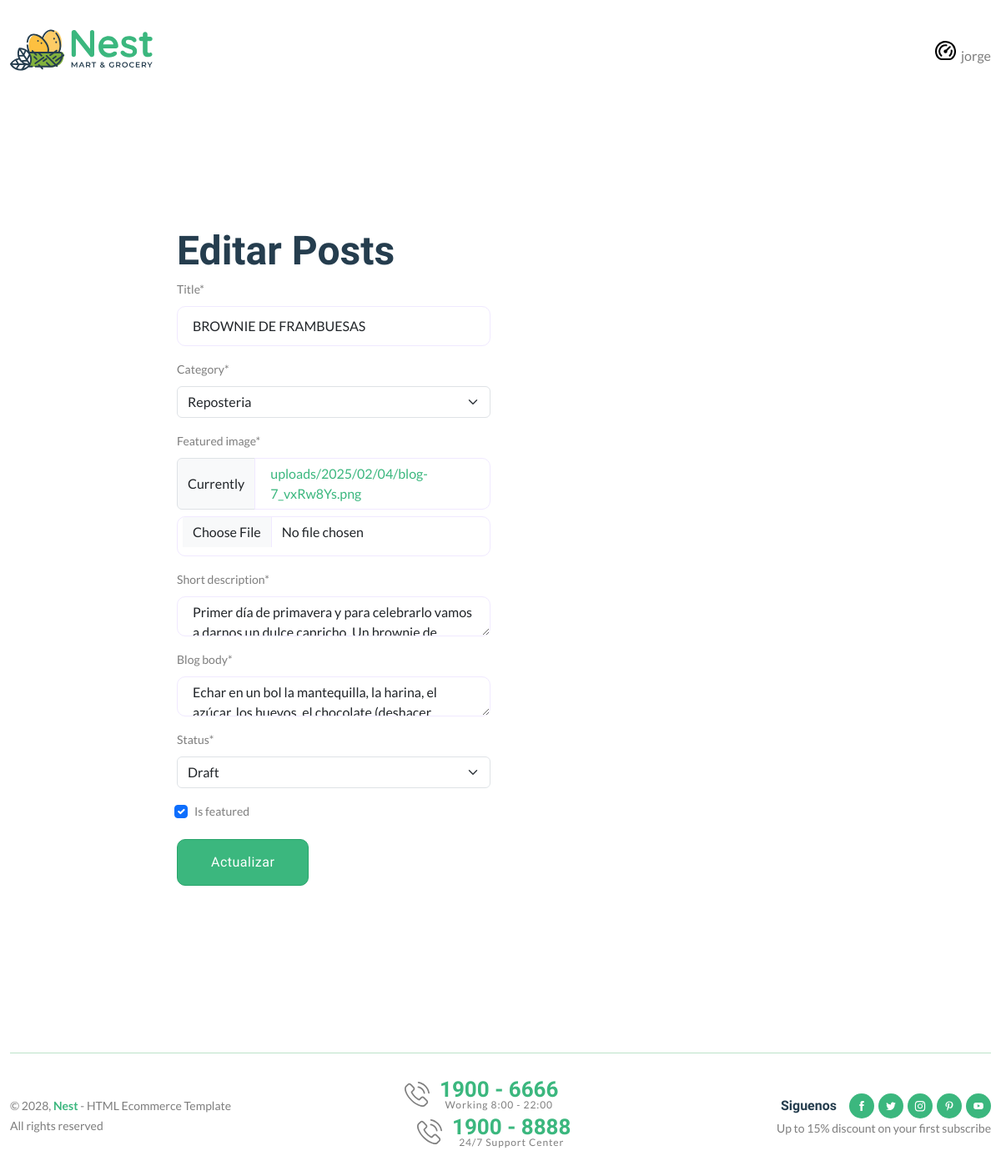
Before: /dashboard/posts/edit/3/ (signed in) with the older database file.
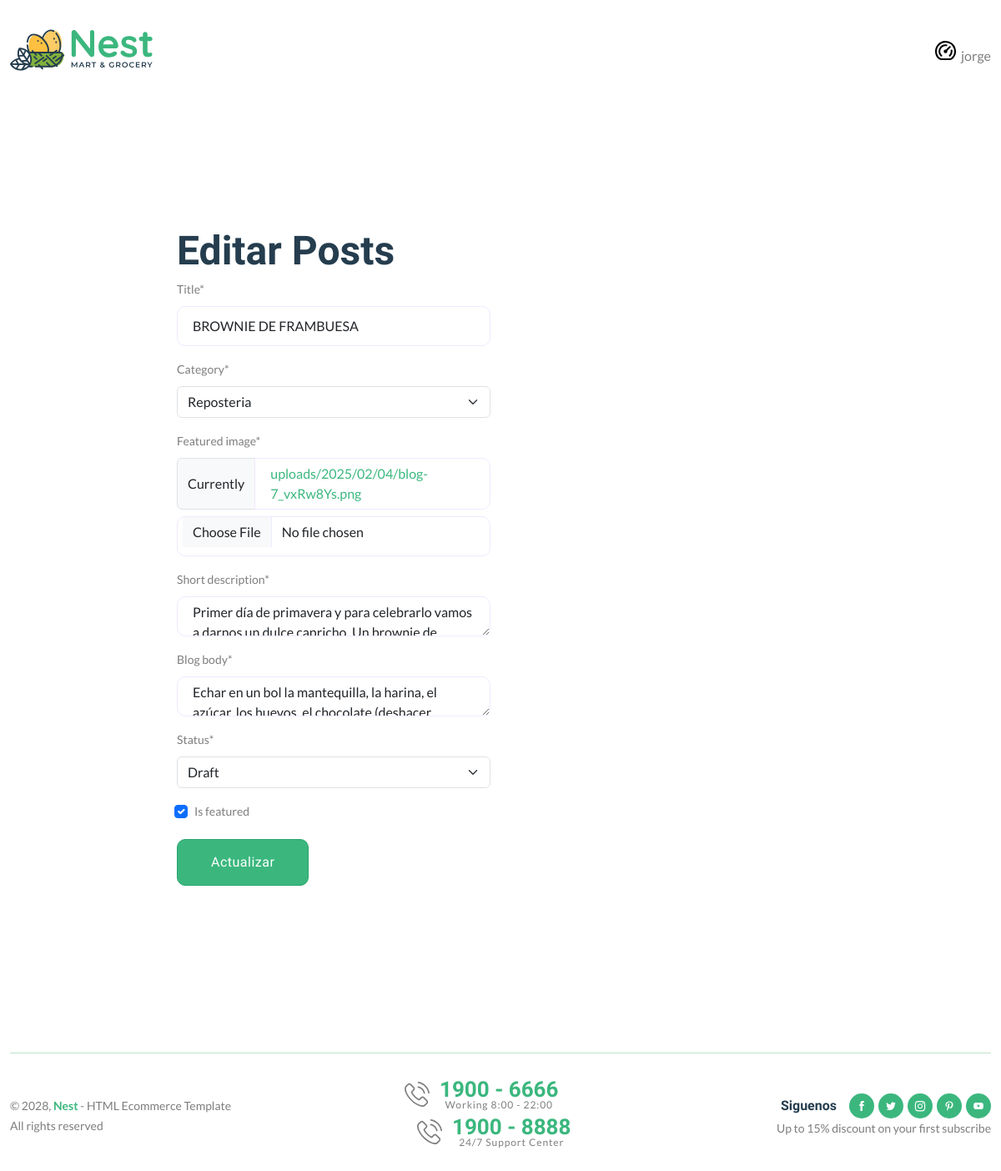
After: the same page with the newer database file.
### blogs/models.py (models this page shows, shortened)
class Blog(models.Model):
    title = models.CharField(max_length=100)
    slug = models.SlugField(max_length=150,unique=True, blank=True)
    category = models.ForeignKey(Categorias, on_delete=models.CASCADE)
    author = models.ForeignKey(User, on_delete=models.CASCADE)
    featured_image = models.ImageField(upload_to='uploads/%Y/%m/%d')
    short_description = models.TextField(max_length=500)
    blog_body = models.TextField(max_length=2000)
    status = models.TextField(max_length=20,choices=STATUS_CHOICES, default="Draft")
    is_featured = models.BooleanField(default=False)
    created_at = models.DateTimeField(auto_now_add=True)
    update_at = models.DateTimeField(auto_now=True)

### dashboards/views.py (the view, shortened to what this page needs)
# urls.py: path('posts/edit/<int:pk>/', views.edit_posts, name='edit_posts'),
@login_required
def edit_posts(request, pk):
    post = get_object_or_404(Blog, pk=pk)
    form = BlogPostForm(instance=post)
    context = {
        'form': form,
        'post': post,
    }
    return render(request, 'dashboard/edit_posts.html', context)

### dashboards/forms.py
class BlogPostForm(forms.ModelForm):
    class Meta:
        model = Blog
        fields = ('title','category', 'featured_image','short_description','blog_body','status','is_featured')

### blogs/context_processor.py (called while the page is built)
def get_categories(request):
    categories = Categorias.objects.all()
    return dict(categories=categories)

### blogs/models.py (called while the page is built)
    def __str__(self):
        return self.category_name

### templates/dashboard/edit_posts.html (shortened to what this page needs)
{% extends 'base.html' %}
{% load static %}
{% block content %}
{% load crispy_forms_tags %}
<main class="main">
    <div class="page-content pt-150 pb-150">
        <div class="container">
            <div class="row">
                <div class="col-xl-8 col-lg-10 col-md-12 m-auto">
                    <div class="row">
                        <div class="col-lg-6 col-md-8">
                            <div class="login_wrap widget-taber-content background-white">
                                <div class="padding_eight_all bg-white">
                                    <div class="heading_s1">
                                        <h1 class="mb-5">Editar Posts</h1>
                                    </div>
                                    <form action="{% url 'edit_posts' post.id %}" method="post" enctype="multipart/form-data">
                                        {{ form | crispy }}
                                        <div class="login_footer form-group mb-50">
                                            <button type="submit" class="btn btn-fill-out btn-block hover-up font-weight-bold" name="Register">Actualizar</button>
                                        </div>
                                    </form>
                                </div>
                            </div>
                        </div>
                    </div>
                </div>
            </div>
        </div>
    </div>
</main>
{% endblock %}

Changed rows visible on the page:
changed Blog "Reposteria": title "BROWNIE DE FRAMBUESAS" → "BROWNIE DE FRAMBUESA"
